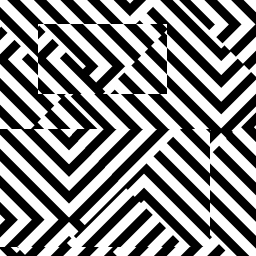
#> input picture imagen1.jpg, 256 x 256 px
$ python parte3_escalamiento.py
#> lines starting #> are read from the running program, lines starting #| are printed output that depends on the picture
# TP2 - Parte 3: Registro de escalamiento mediante coordenadas log-polares
# Colocar este archivo en la misma carpeta que las imágenes

import numpy as np
import matplotlib.pyplot as plt
from scipy.ndimage import map_coordinates
from PIL import Image
import time
import os

OUTDIR = 'Resultados parte 3'
os.makedirs(OUTDIR, exist_ok=True)

def cargar(nombre):
#> called with nombre = 'imagen1.jpg'
    im  = Image.open(nombre).convert('L')
    arr = np.array(im, dtype=np.float64)
    return (arr - arr.min()) / (arr.max() - arr.min() + 1e-12)

f1 = cargar('imagen1.jpg')
f5 = cargar('imagen5.jpg')
#> call 2 of cargar, with nombre = 'imagen5.jpg'
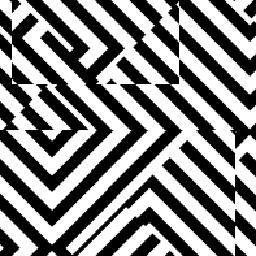
#> input picture imagen5.jpg, 256 x 256 px
#> in cargar, im is the input picture: PIL image 256x256 L; min 0, max 255, mean 132.9

def mag_espectro(img):
    return np.log1p(np.abs(np.fft.fftshift(np.fft.fft2(img))))
#> in mag_espectro (call 2), `return np.log1p(np.abs(np.fft.fftshift(np.fft.fft2(img))))`:
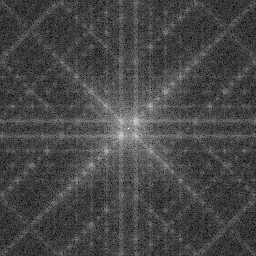
#> returned value: shape (256, 256) float64; min 0.0815, max 10.44, mean 2.97; drawn with min black and max white

def correlacion_fase(a, b):
    A  = np.fft.fft2(a); B = np.fft.fft2(b)
    R  = (A * np.conj(B)) / (np.abs(A * np.conj(B)) + 1e-10)
    c  = np.fft.ifft2(R).real
    py, px = np.unravel_index(np.argmax(c), c.shape)
    Ny, Nx = a.shape
    if py > Ny // 2: py -= Ny
    if px > Nx // 2: px -= Nx
    return py, px, c

def cartesiano_a_logpolar(mag, n_radios=256, n_angulos=512):
#> called with n_radios = 256, n_angulos = 512
    Ny, Nx  = mag.shape
#> Ny = 256; Nx = 256
    cy, cx  = Ny // 2, Nx // 2
#> cy = 128; cx = 128
    rho_max = min(Ny, Nx) // 2
#> rho_max = 128
    log_rho = np.linspace(0, np.log(rho_max), n_radios)
#> log_rho = 256 values from 0 to 4.85
    rho     = np.exp(log_rho)
#> rho = 256 values from 1 to 128
    theta   = np.linspace(0, np.pi, n_angulos, endpoint=False)
    R, T    = np.meshgrid(rho, theta, indexing='ij')
    xs = cx + R * np.cos(T)
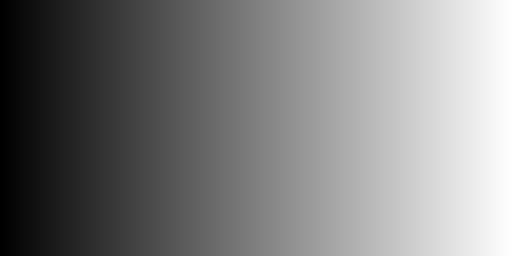
#> T: shape (256, 512) float64; min 0, max 3.14, mean 1.57; drawn with min black and max white
    ys = cy + R * np.sin(T)
    lp = map_coordinates(mag, [ys, xs], order=1, mode='constant', cval=0)
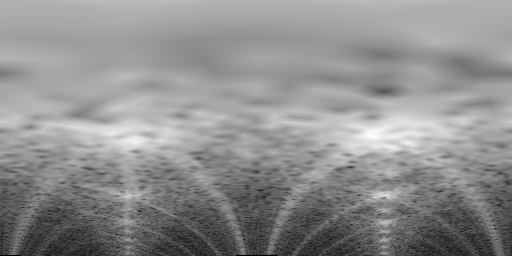
#> lp: shape (256, 512) float64; min 0, max 8.5, mean 4.78; drawn with min black and max white
    return lp, rho_max

# ── Ejecución ─────────────────────────────────────────
N_RAD = 256
m1 = mag_espectro(f1)
m5 = mag_espectro(f5)
lp1, rho_max = cartesiano_a_logpolar(m1, N_RAD)
#> rho_max = 128
lp5, _       = cartesiano_a_logpolar(m5, N_RAD)

t0 = time.perf_counter()
drho, _, _ = correlacion_fase(lp1, lp5)
#> in correlacion_fase, `c  = np.fft.ifft2(R).real`:
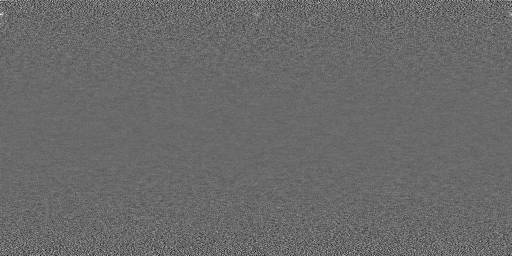
#> c: shape (256, 512) float64; min -0.026, max 0.0365, mean 7.63e-06; drawn with min black and max white
#> in correlacion_fase, `py, px = np.unravel_index(np.argmax(c), c.shape)`: py = 14; px = 0
#> drho = 14
factor = np.exp(drho * np.log(rho_max) / N_RAD)
#> factor = 1.3
dt = time.perf_counter() - t0

print("=== Parte 3 — Escalamiento ===")
print(f"Factor de escala estimado: x{factor:.4f}   ({dt*1000:.1f} ms)")
#| Factor de escala estimado: x1.3039   (45.4 ms)

norm = lambda a: (a - a.min()) / (a.max() - a.min() + 1e-12)

# ── Figura 1: imágenes originales ─────────────────────
fig, axes = plt.subplots(1, 2, figsize=(10, 5))
axes[0].imshow(f1, cmap='gray'); axes[0].set_title('f1 (imagen1)'); axes[0].axis('off')
axes[1].imshow(f5, cmap='gray'); axes[1].set_title('f5 (imagen5, escalada)'); axes[1].axis('off')
plt.suptitle('Parte 3 — Imágenes de entrada')
plt.tight_layout()
plt.savefig(os.path.join(OUTDIR, 'p3_fig1_imagenes.png'), dpi=150, bbox_inches='tight')
plt.show()

# ── Figura 2: espectros de magnitud ───────────────────
fig, axes = plt.subplots(1, 2, figsize=(10, 5))
axes[0].imshow(norm(m1), cmap='inferno'); axes[0].set_title('log|F1(u,v)|'); axes[0].axis('off')
axes[1].imshow(norm(m5), cmap='inferno'); axes[1].set_title('log|F5(u,v)|'); axes[1].axis('off')
plt.suptitle('Parte 3 — Magnitudes espectrales (escala inversa en frecuencia)')
plt.tight_layout()
plt.savefig(os.path.join(OUTDIR, 'p3_fig2_espectros.png'), dpi=150, bbox_inches='tight')
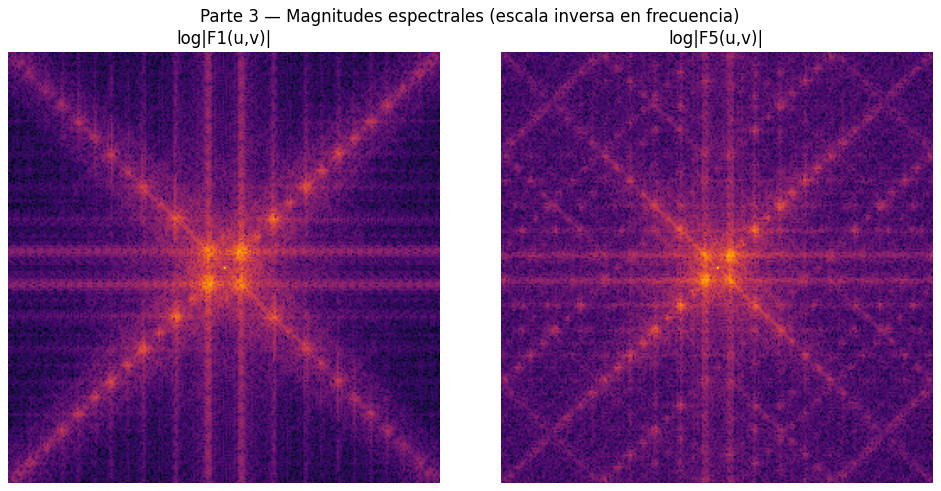
#> figure drawn by matplotlib, 2 panels
plt.show()

# ── Figura 3: mapas log-polares ───────────────────────
fig, axes = plt.subplots(1, 2, figsize=(12, 5))
axes[0].imshow(norm(lp1), cmap='plasma', aspect='auto')
axes[0].set_title('Mapa log-polar — |F1|')
axes[0].set_xlabel('eje θ'); axes[0].set_ylabel('eje log(ρ)')
axes[1].imshow(norm(lp5), cmap='plasma', aspect='auto')
axes[1].set_title(f'Mapa log-polar — |F5|  →  factor x{factor:.4f}')
axes[1].set_xlabel('eje θ'); axes[1].set_ylabel('eje log(ρ)')
plt.suptitle('Parte 3 — El cambio de escala se convierte en desplazamiento en log(ρ)')
plt.tight_layout()
plt.savefig(os.path.join(OUTDIR, 'p3_fig3_logpolares.png'), dpi=150, bbox_inches='tight')
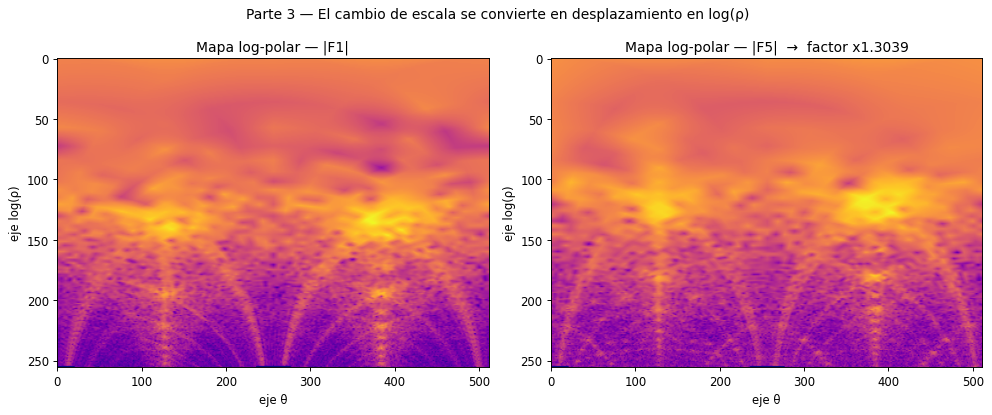
#> figure drawn by matplotlib, 2 panels
plt.show()

print(f"\nFiguras guardadas en '{OUTDIR}/':")
print("  p3_fig1_imagenes.png  p3_fig2_espectros.png  p3_fig3_logpolares.png")
